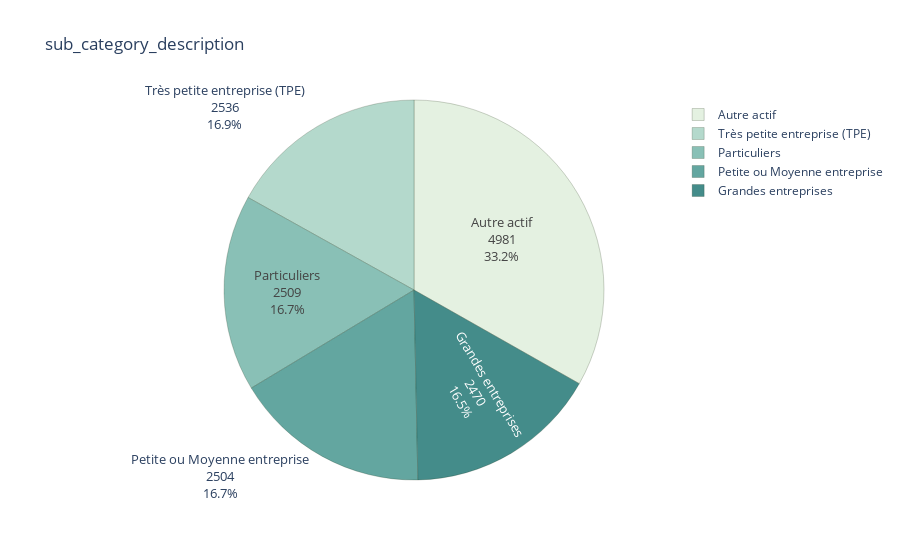

This figure's notebook cell:
### Code cell
level_counts = df.sub_category_description.value_counts()
fig = px.pie(
    values=level_counts.values,
    names=level_counts.index,
    color_discrete_sequence=px.colors.sequential.Mint,
    title='sub_category_description '
)
fig.update_traces(
    textinfo='label+percent+value',
    textfont_size=13,
    marker=dict(line=dict(color='#102000', width=0.2))
)

fig.show()

### Figure 1 — Plotly figure (JSON) as saved in the notebook; plotly's stock layout.template omitted (floating-point values rounded to 4 significant figures)
{"data": [{"domain": {"x": [0, 1], "y": [0, 1]}, "hovertemplate": "label=%{label}<br>value=%{value}<extra></extra>", "labels": ["Autre actif", "Très petite entreprise (TPE)", "Particuliers", "Petite ou Moyenne entreprise", "Grandes entreprises"], "legendgroup": "", "marker": {"line": {"color": "#102000", "width": 0.2}}, "name": "", "showlegend": true, "textfont": {"size": 13}, "textinfo": "label+percent+value", "type": "pie", "values": [4981, 2536, 2509, 2504, 2470]}], "layout": {"legend": {"tracegroupgap": 0}, "piecolorway": ["rgb(228, 241, 225)", "rgb(180, 217, 204)", "rgb(137, 192, 182)", "rgb(99, 166, 160)", "rgb(68, 140, 138)", "rgb(40, 114, 116)", "rgb(13, 88, 95)"], "title": {"text": "sub_category_description "}}}
